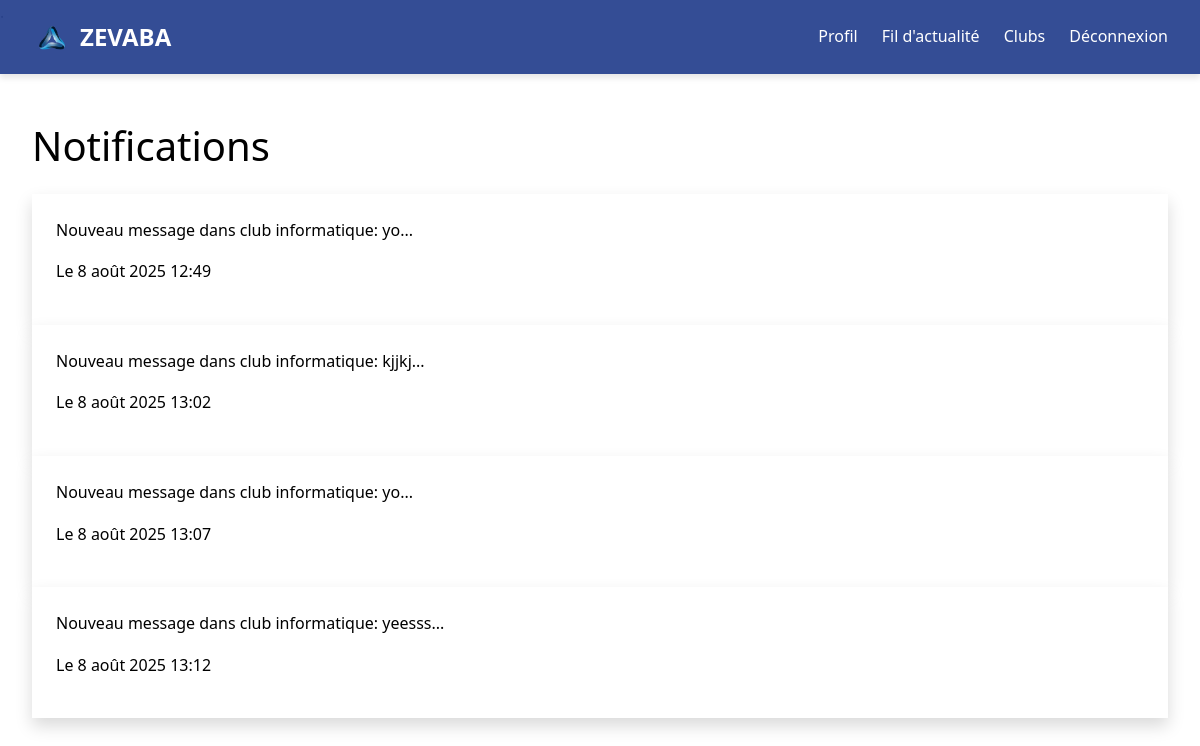
The app's page /notifications/ (signed in) with its own data.
### core/models.py (models this page shows, shortened)
class Notification(models.Model):
    user = models.ForeignKey(User, on_delete=models.CASCADE)
    message = models.TextField()
    created_at = models.DateTimeField(default=timezone.now)
    read = models.BooleanField(default=False)

### core/views.py (the view)
# urls.py: path('notifications/', views.notifications, name='notifications'),
@login_required
def notifications(request):
    notifications = Notification.objects.filter(user=request.user)
    return render(request, 'notifications.html', {'notifications': notifications})

### core/templates/notifications.html (shortened to what this page needs)
{% extends 'base.html' %}
{% block content %}
    <h1 class="text-2xl font-bold mb-4">Notifications</h1>
    <div class="space-y-4">
        {% for notification in notifications %}
            <div class="bg-white p-4 rounded-lg shadow {% if not notification.read %}bg-zevaba-light-blue{% endif %}">
                <p>{{ notification.message }}</p>
                <p class="text-sm text-gray-500">Le {{ notification.created_at }}</p>
            </div>
        {% endfor %}
    </div>
{% endblock %}

### core/templates/base.html (style rules this page uses)
:root { --zevaba-light-blue: #87CEEB; --zevaba-dark-blue: #1E3A8A; --zevaba-white: #FFFFFF; --zevaba-black: #000000; --zevaba-gray: #F3F4F6; --transition: all 0.3s ease; --shadow: 0 4px 6px rgba(0, 0, 0, 0.1); --shadow-lg: 0 10px 15px rgba(0, 0, 0, 0.1); }
* { margin: 0; padding: 0; box-sizing: border-box; }
body { font-family: 'Segoe UI', Tahoma, Geneva, Verdana, sans-serif; background-color: var(--zevaba-white); color: var(--zevaba-black); line-height: 1.6; min-height: 100vh; display: flex; flex-direction: column; }

### records on screen
Notification: message "Nouveau message dans club informatique: yo...", created_at "8 août 2025 12:49"
Notification: message "Nouveau message dans club informatique: kjjkj...", created_at "8 août 2025 13:02"
Notification: message "Nouveau message dans club informatique: yo...", created_at "8 août 2025 13:07"
Notification: message "Nouveau message dans club informatique: yeesss...", created_at "8 août 2025 13:12"
